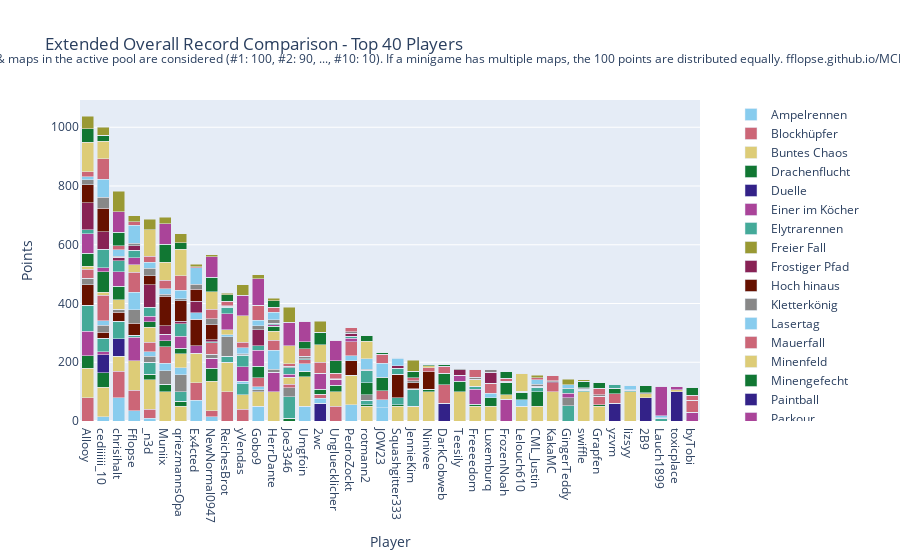

Notebook source saved alongside this figure:
### Code cell
import plotly.graph_objects as go

# Sum all columns to get the total score
outDf['Total'] = outDf.sum(axis=1)

# Sort by total score and fill N/A values with 0
outDf = outDf.sort_values(by='Total', ascending=False).fillna(0)

# Crop to top 10 players
cropDf = outDf.head(40).copy()

# Drop the 'Total' column for plotting
cropDf = cropDf.drop(columns=['Total'])

# Create a color palette
color_palette = px.colors.qualitative.Safe

# Create the stacked bar plot
fig = go.Figure()

cropDf = remove_duplicate_columns(cropDf)

for column in cropDf.columns.difference(['Player']):
    fig.add_trace(go.Bar(
        x=cropDf.index,
        y=cropDf[column],
        name=column,
        marker_color=color_palette[len(fig.data) % len(color_palette)]
    ))

# Update layout
fig.update_layout(
    barmode='stack',
    title='Extended Overall Record Comparison - Top 40 Players',
    xaxis=dict(title='Player'),
    yaxis=dict(title='Points'),
    #height=800,
    #width=1000,
    legend=dict(
        x=1.05,
        y=0.5,
        traceorder='normal',
        font=dict(size=12),
        bgcolor='rgba(255, 255, 255, 0)',
        bordercolor='rgba(0, 0, 0, 0)'
    ),
    margin=dict(r=200),  # Adjust right margin to make room for the legend
    annotations=[
        dict(
            x=0.5,
            y=1.1635,
            xref='paper',
            yref='paper',
            text='Max 100 points per minigame. Records #1 through #10 of games & maps in the active pool are considered (#1: 100, #2: 90, ..., #10: 10). If a minigame has multiple maps, the 100 points are distributed equally. fflopse.github.io/MCP-Records/data-analysis/global-ranking.ipynb',
            showarrow=False,
            font=dict(size=12),
            xanchor='center'
        )
    ]
)

fig.show()

# save the plot as an html file

fig.write_html('out/ext_overall_record_comparison.html')

### Figure 1 — Plotly figure (JSON) as saved in the notebook; plotly's stock layout.template omitted (floating-point values rounded to 4 significant figures)
{"data": [{"marker": {"color": "rgb(136, 204, 238)"}, "name": "Ampelrennen", "type": "bar", "x": ["Allooy", "cediiiiii_10", "chrisihalt", "Fflopse", "_n3d", "Muniix", "qriezmannsOpa", "Ex4cted", "NewNormal0947", "ReichesBrot", "yVendas", "Gobo9", "HerrDante", "Joe3346", "Umgfoin", "2wc", "Ungluecklicher", "PedroZockt", "rotmann2", "JOW23", "Squashgitter333", "JennieKim", "Ninivee", "DarkCobweb", "Teesily", "Freeeedom", "Luxemburq", "FrozenNoah", "Lelouch610", "CML_Justin", "KakaMC", "GingerTeddy", "swiffle", "Grapfen", "yzvm", "lizsyy", "2B9", "Lauch1899", "toxicplace", "byTobi"], "y": [0.0, 15.0, 80.0, 35.0, 10.0, 0.0, 0.0, 70.0, 15.0, 0.0, 0.0, 50.0, 0.0, 0.0, 50.0, 0.0, 0.0, 55.0, 0.0, 45.0, 0.0, 0.0, 0.0, 0.0, 0.0, 0.0, 0.0, 0.0, 0.0, 0.0, 0.0, 0.0, 0.0, 0.0, 0.0, 0.0, 0.0, 0.0, 0.0, 0.0]}, {"marker": {"color": "rgb(204, 102, 119)"}, "name": "Blockhüpfer", "type": "bar", "x": ["Allooy", "cediiiiii_10", "chrisihalt", "Fflopse", "_n3d", "Muniix", "qriezmannsOpa", "Ex4cted", "NewNormal0947", "ReichesBrot", "yVendas", "Gobo9", "HerrDante", "Joe3346", "Umgfoin", "2wc", "Ungluecklicher", "PedroZockt", "rotmann2", "JOW23", "Squashgitter333", "JennieKim", "Ninivee", "DarkCobweb", "Teesily", "Freeeedom", "Luxemburq", "FrozenNoah", "Lelouch610", "CML_Justin", "KakaMC", "GingerTeddy", "swiffle", "Grapfen", "yzvm", "lizsyy", "2B9", "Lauch1899", "toxicplace", "byTobi"], "y": [80.0, 0.0, 90.0, 70.0, 30.0, 0.0, 0.0, 60.0, 20.0, 100.0, 40.0, 0.0, 0.0, 0.0, 0.0, 0.0, 50.0, 0.0, 0.0, 0.0, 0.0, 0.0, 0.0, 0.0, 0.0, 0.0, 0.0, 0.0, 0.0, 0.0, 0.0, 0.0, 0.0, 0.0, 0.0, 0.0, 0.0, 0.0, 0.0, 0.0]}, {"marker": {"color": "rgb(221, 204, 119)"}, "name": "Buntes Chaos", "type": "bar", "x": ["Allooy", "cediiiiii_10", "chrisihalt", "Fflopse", "_n3d", "Muniix", "qriezmannsOpa", "Ex4cted", "NewNormal0947", "ReichesBrot", "yVendas", "Gobo9", "HerrDante", "Joe3346", "Umgfoin", "2wc", "Ungluecklicher", "PedroZockt", "rotmann2", "JOW23", "Squashgitter333", "JennieKim", "Ninivee", "DarkCobweb", "Teesily", "Freeeedom", "Luxemburq", "FrozenNoah", "Lelouch610", "CML_Justin", "KakaMC", "GingerTeddy", "swiffle", "Grapfen", "yzvm", "lizsyy", "2B9", "Lauch1899", "toxicplace", "byTobi"], "y": [100.0, 100.0, 50.0, 100.0, 100.0, 100.0, 50.0, 100.0, 100.0, 100.0, 50.0, 50.0, 100.0, 0.0, 100.0, 0.0, 50.0, 100.0, 50.0, 0.0, 50.0, 50.0, 100.0, 0.0, 100.0, 50.0, 50.0, 0.0, 50.0, 50.0, 100.0, 0.0, 100.0, 50.0, 0.0, 100.0, 0.0, 0.0, 0.0, 0.0]}, {"marker": {"color": "rgb(17, 119, 51)"}, "name": "Drachenflucht", "type": "bar", "x": ["Allooy", "cediiiiii_10", "chrisihalt", "Fflopse", "_n3d", "Muniix", "qriezmannsOpa", "Ex4cted", "NewNormal0947", "ReichesBrot", "yVendas", "Gobo9", "HerrDante", "Joe3346", "Umgfoin", "2wc", "Ungluecklicher", "PedroZockt", "rotmann2", "JOW23", "Squashgitter333", "JennieKim", "Ninivee", "DarkCobweb", "Teesily", "Freeeedom", "Luxemburq", "FrozenNoah", "Lelouch610", "CML_Justin", "KakaMC", "GingerTeddy", "swiffle", "Grapfen", "yzvm", "lizsyy", "2B9", "Lauch1899", "toxicplace", "byTobi"], "y": [42.5, 50.0, 0.0, 0.0, 20.0, 25.0, 17.5, 0.0, 45.0, 0.0, 0.0, 0.0, 0.0, 10.0, 20.0, 0.0, 22.5, 0.0, 5.0, 0.0, 5.0, 0.0, 7.5, 0.0, 35.0, 7.5, 30.0, 0.0, 0.0, 50.0, 0.0, 0.0, 0.0, 5.0, 0.0, 0.0, 0.0, 0.0, 0.0, 0.0]}, {"marker": {"color": "rgb(51, 34, 136)"}, "name": "Duelle", "type": "bar", "x": ["Allooy", "cediiiiii_10", "chrisihalt", "Fflopse", "_n3d", "Muniix", "qriezmannsOpa", "Ex4cted", "NewNormal0947", "ReichesBrot", "yVendas", "Gobo9", "HerrDante", "Joe3346", "Umgfoin", "2wc", "Ungluecklicher", "PedroZockt", "rotmann2", "JOW23", "Squashgitter333", "JennieKim", "Ninivee", "DarkCobweb", "Teesily", "Freeeedom", "Luxemburq", "FrozenNoah", "Lelouch610", "CML_Justin", "KakaMC", "GingerTeddy", "swiffle", "Grapfen", "yzvm", "lizsyy", "2B9", "Lauch1899", "toxicplace", "byTobi"], "y": [0.0, 60.0, 60.0, 0.0, 0.0, 0.0, 0.0, 0.0, 0.0, 0.0, 0.0, 0.0, 0.0, 0.0, 0.0, 60.0, 0.0, 0.0, 0.0, 0.0, 0.0, 0.0, 0.0, 60.0, 0.0, 0.0, 0.0, 0.0, 0.0, 0.0, 0.0, 0.0, 0.0, 0.0, 60.0, 0.0, 80.0, 0.0, 100.0, 0.0]}, {"marker": {"color": "rgb(170, 68, 153)"}, "name": "Einer im Köcher", "type": "bar", "x": ["Allooy", "cediiiiii_10", "chrisihalt", "Fflopse", "_n3d", "Muniix", "qriezmannsOpa", "Ex4cted", "NewNormal0947", "ReichesBrot", "yVendas", "Gobo9", "HerrDante", "Joe3346", "Umgfoin", "2wc", "Ungluecklicher", "PedroZockt", "rotmann2", "JOW23", "Squashgitter333", "JennieKim", "Ninivee", "DarkCobweb", "Teesily", "Freeeedom", "Luxemburq", "FrozenNoah", "Lelouch610", "CML_Justin", "KakaMC", "GingerTeddy", "swiffle", "Grapfen", "yzvm", "lizsyy", "2B9", "Lauch1899", "toxicplace", "byTobi"], "y": [83.33, 10.0, 0.0, 80.0, 0.0, 0.0, 0.0, 26.67, 33.33, 0.0, 0.0, 0.0, 66.67, 0.0, 0.0, 0.0, 20.0, 0.0, 0.0, 0.0, 0.0, 0.0, 0.0, 0.0, 20.0, 50.0, 0.0, 73.33, 0.0, 0.0, 0.0, 0.0, 0.0, 0.0, 0.0, 0.0, 0.0, 0.0, 0.0, 30.0]}, {"marker": {"color": "rgb(68, 170, 153)"}, "name": "Elytrarennen", "type": "bar", "x": ["Allooy", "cediiiiii_10", "chrisihalt", "Fflopse", "_n3d", "Muniix", "qriezmannsOpa", "Ex4cted", "NewNormal0947", "ReichesBrot", "yVendas", "Gobo9", "HerrDante", "Joe3346", "Umgfoin", "2wc", "Ungluecklicher", "PedroZockt", "rotmann2", "JOW23", "Squashgitter333", "JennieKim", "Ninivee", "DarkCobweb", "Teesily", "Freeeedom", "Luxemburq", "FrozenNoah", "Lelouch610", "CML_Justin", "KakaMC", "GingerTeddy", "swiffle", "Grapfen", "yzvm", "lizsyy", "2B9", "Lauch1899", "toxicplace", "byTobi"], "y": [87.5, 47.5, 60.0, 7.5, 40.0, 0.0, 32.5, 0.0, 0.0, 20.0, 37.5, 0.0, 0.0, 72.5, 0.0, 0.0, 0.0, 0.0, 15.0, 0.0, 25.0, 0.0, 0.0, 0.0, 0.0, 10.0, 0.0, 0.0, 0.0, 15.0, 0.0, 52.5, 5.0, 0.0, 0.0, 0.0, 0.0, 0.0, 0.0, 0.0]}, {"marker": {"color": "rgb(153, 153, 51)"}, "name": "Freier Fall", "type": "bar", "x": ["Allooy", "cediiiiii_10", "chrisihalt", "Fflopse", "_n3d", "Muniix", "qriezmannsOpa", "Ex4cted", "NewNormal0947", "ReichesBrot", "yVendas", "Gobo9", "HerrDante", "Joe3346", "Umgfoin", "2wc", "Ungluecklicher", "PedroZockt", "rotmann2", "JOW23", "Squashgitter333", "JennieKim", "Ninivee", "DarkCobweb", "Teesily", "Freeeedom", "Luxemburq", "FrozenNoah", "Lelouch610", "CML_Justin", "KakaMC", "GingerTeddy", "swiffle", "Grapfen", "yzvm", "lizsyy", "2B9", "Lauch1899", "toxicplace", "byTobi"], "y": [0.0, 0.0, 0.0, 0.0, 0.0, 0.0, 0.0, 0.0, 0.0, 0.0, 0.0, 0.0, 0.0, 0.0, 0.0, 0.0, 0.0, 0.0, 0.0, 0.0, 0.0, 0.0, 0.0, 0.0, 0.0, 0.0, 0.0, 0.0, 0.0, 0.0, 0.0, 0.0, 0.0, 0.0, 0.0, 0.0, 0.0, 0.0, 0.0, 0.0]}, {"marker": {"color": "rgb(136, 34, 85)"}, "name": "Frostiger Pfad", "type": "bar", "x": ["Allooy", "cediiiiii_10", "chrisihalt", "Fflopse", "_n3d", "Muniix", "qriezmannsOpa", "Ex4cted", "NewNormal0947", "ReichesBrot", "yVendas", "Gobo9", "HerrDante", "Joe3346", "Umgfoin", "2wc", "Ungluecklicher", "PedroZockt", "rotmann2", "JOW23", "Squashgitter333", "JennieKim", "Ninivee", "DarkCobweb", "Teesily", "Freeeedom", "Luxemburq", "FrozenNoah", "Lelouch610", "CML_Justin", "KakaMC", "GingerTeddy", "swiffle", "Grapfen", "yzvm", "lizsyy", "2B9", "Lauch1899", "toxicplace", "byTobi"], "y": [0.0, 0.0, 0.0, 0.0, 0.0, 0.0, 0.0, 0.0, 0.0, 0.0, 0.0, 0.0, 0.0, 0.0, 0.0, 0.0, 0.0, 0.0, 0.0, 0.0, 0.0, 0.0, 0.0, 0.0, 0.0, 0.0, 0.0, 0.0, 0.0, 0.0, 0.0, 0.0, 0.0, 0.0, 0.0, 0.0, 0.0, 0.0, 0.0, 0.0]}, {"marker": {"color": "rgb(102, 17, 0)"}, "name": "Hoch hinaus", "type": "bar", "x": ["Allooy", "cediiiiii_10", "chrisihalt", "Fflopse", "_n3d", "Muniix", "qriezmannsOpa", "Ex4cted", "NewNormal0947", "ReichesBrot", "yVendas", "Gobo9", "HerrDante", "Joe3346", "Umgfoin", "2wc", "Ungluecklicher", "PedroZockt", "rotmann2", "JOW23", "Squashgitter333", "JennieKim", "Ninivee", "DarkCobweb", "Teesily", "Freeeedom", "Luxemburq", "FrozenNoah", "Lelouch610", "CML_Justin", "KakaMC", "GingerTeddy", "swiffle", "Grapfen", "yzvm", "lizsyy", "2B9", "Lauch1899", "toxicplace", "byTobi"], "y": [70.0, 20.0, 30.0, 40.0, 0.0, 0.0, 0.0, 90.0, 0.0, 0.0, 0.0, 0.0, 0.0, 0.0, 0.0, 0.0, 0.0, 50.0, 0.0, 0.0, 80.0, 0.0, 60.0, 0.0, 0.0, 0.0, 0.0, 0.0, 0.0, 0.0, 0.0, 0.0, 0.0, 0.0, 0.0, 0.0, 0.0, 0.0, 0.0, 0.0]}, {"marker": {"color": "rgb(136, 136, 136)"}, "name": "Kletterkönig", "type": "bar", "x": ["Allooy", "cediiiiii_10", "chrisihalt", "Fflopse", "_n3d", "Muniix", "qriezmannsOpa", "Ex4cted", "NewNormal0947", "ReichesBrot", "yVendas", "Gobo9", "HerrDante", "Joe3346", "Umgfoin", "2wc", "Ungluecklicher", "PedroZockt", "rotmann2", "JOW23", "Squashgitter333", "JennieKim", "Ninivee", "DarkCobweb", "Teesily", "Freeeedom", "Luxemburq", "FrozenNoah", "Lelouch610", "CML_Justin", "KakaMC", "GingerTeddy", "swiffle", "Grapfen", "yzvm", "lizsyy", "2B9", "Lauch1899", "toxicplace", "byTobi"], "y": [23.33, 23.33, 10.0, 46.67, 20.0, 46.67, 56.67, 0.0, 13.33, 66.67, 0.0, 6.667, 10.0, 30.0, 0.0, 0.0, 0.0, 0.0, 20.0, 0.0, 0.0, 0.0, 0.0, 0.0, 0.0, 0.0, 0.0, 0.0, 0.0, 0.0, 0.0, 26.67, 0.0, 0.0, 0.0, 0.0, 0.0, 0.0, 0.0, 0.0]}, {"marker": {"color": "rgb(136, 204, 238)"}, "name": "Lasertag", "type": "bar", "x": ["Allooy", "cediiiiii_10", "chrisihalt", "Fflopse", "_n3d", "Muniix", "qriezmannsOpa", "Ex4cted", "NewNormal0947", "ReichesBrot", "yVendas", "Gobo9", "HerrDante", "Joe3346", "Umgfoin", "2wc", "Ungluecklicher", "PedroZockt", "rotmann2", "JOW23", "Squashgitter333", "JennieKim", "Ninivee", "DarkCobweb", "Teesily", "Freeeedom", "Luxemburq", "FrozenNoah", "Lelouch610", "CML_Justin", "KakaMC", "GingerTeddy", "swiffle", "Grapfen", "yzvm", "lizsyy", "2B9", "Lauch1899", "toxicplace", "byTobi"], "y": [0.0, 15.0, 0.0, 60.0, 15.0, 25.0, 25.0, 22.5, 0.0, 7.5, 7.5, 10.0, 65.0, 0.0, 25.0, 17.5, 0.0, 17.5, 0.0, 27.5, 0.0, 0.0, 0.0, 0.0, 0.0, 0.0, 15.0, 0.0, 22.5, 0.0, 0.0, 0.0, 0.0, 0.0, 0.0, 0.0, 0.0, 0.0, 0.0, 0.0]}, {"marker": {"color": "rgb(204, 102, 119)"}, "name": "Mauerfall", "type": "bar", "x": ["Allooy", "cediiiiii_10", "chrisihalt", "Fflopse", "_n3d", "Muniix", "qriezmannsOpa", "Ex4cted", "NewNormal0947", "ReichesBrot", "yVendas", "Gobo9", "HerrDante", "Joe3346", "Umgfoin", "2wc", "Ungluecklicher", "PedroZockt", "rotmann2", "JOW23", "Squashgitter333", "JennieKim", "Ninivee", "DarkCobweb", "Teesily", "Freeeedom", "Luxemburq", "FrozenNoah", "Lelouch610", "CML_Justin", "KakaMC", "GingerTeddy", "swiffle", "Grapfen", "yzvm", "lizsyy", "2B9", "Lauch1899", "toxicplace", "byTobi"], "y": [30.0, 86.67, 0.0, 66.67, 33.33, 56.67, 0.0, 0.0, 40.0, 0.0, 0.0, 30.0, 33.33, 13.33, 13.33, 13.33, 0.0, 46.67, 0.0, 30.0, 0.0, 0.0, 13.33, 63.33, 0.0, 0.0, 33.33, 0.0, 0.0, 0.0, 30.0, 0.0, 0.0, 30.0, 33.33, 0.0, 0.0, 0.0, 0.0, 40.0]}, {"marker": {"color": "rgb(221, 204, 119)"}, "name": "Minenfeld", "type": "bar", "x": ["Allooy", "cediiiiii_10", "chrisihalt", "Fflopse", "_n3d", "Muniix", "qriezmannsOpa", "Ex4cted", "NewNormal0947", "ReichesBrot", "yVendas", "Gobo9", "HerrDante", "Joe3346", "Umgfoin", "2wc", "Ungluecklicher", "PedroZockt", "rotmann2", "JOW23", "Squashgitter333", "JennieKim", "Ninivee", "DarkCobweb", "Teesily", "Freeeedom", "Luxemburq", "FrozenNoah", "Lelouch610", "CML_Justin", "KakaMC", "GingerTeddy", "swiffle", "Grapfen", "yzvm", "lizsyy", "2B9", "Lauch1899", "toxicplace", "byTobi"], "y": [10.0, 10.0, 33.33, 26.67, 50.0, 0.0, 46.67, 0.0, 0.0, 16.67, 0.0, 0.0, 30.0, 23.33, 0.0, 0.0, 0.0, 0.0, 0.0, 0.0, 0.0, 0.0, 6.667, 0.0, 0.0, 23.33, 0.0, 16.67, 0.0, 0.0, 0.0, 0.0, 0.0, 0.0, 0.0, 0.0, 13.33, 0.0, 6.667, 0.0]}, {"marker": {"color": "rgb(17, 119, 51)"}, "name": "Minengefecht", "type": "bar", "x": ["Allooy", "cediiiiii_10", "chrisihalt", "Fflopse", "_n3d", "Muniix", "qriezmannsOpa", "Ex4cted", "NewNormal0947", "ReichesBrot", "yVendas", "Gobo9", "HerrDante", "Joe3346", "Umgfoin", "2wc", "Ungluecklicher", "PedroZockt", "rotmann2", "JOW23", "Squashgitter333", "JennieKim", "Ninivee", "DarkCobweb", "Teesily", "Freeeedom", "Luxemburq", "FrozenNoah", "Lelouch610", "CML_Justin", "KakaMC", "GingerTeddy", "swiffle", "Grapfen", "yzvm", "lizsyy", "2B9", "Lauch1899", "toxicplace", "byTobi"], "y": [45.0, 70.0, 45.0, 0.0, 20.0, 20.0, 20.0, 0.0, 0.0, 0.0, 0.0, 40.0, 17.5, 0.0, 0.0, 17.5, 0.0, 0.0, 40.0, 45.0, 0.0, 0.0, 0.0, 37.5, 0.0, 0.0, 0.0, 42.5, 25.0, 0.0, 0.0, 0.0, 0.0, 0.0, 17.5, 0.0, 0.0, 0.0, 0.0, 0.0]}, {"marker": {"color": "rgb(51, 34, 136)"}, "name": "Paintball", "type": "bar", "x": ["Allooy", "cediiiiii_10", "chrisihalt", "Fflopse", "_n3d", "Muniix", "qriezmannsOpa", "Ex4cted", "NewNormal0947", "ReichesBrot", "yVendas", "Gobo9", "HerrDante", "Joe3346", "Umgfoin", "2wc", "Ungluecklicher", "PedroZockt", "rotmann2", "JOW23", "Squashgitter333", "JennieKim", "Ninivee", "DarkCobweb", "Teesily", "Freeeedom", "Luxemburq", "FrozenNoah", "Lelouch610", "CML_Justin", "KakaMC", "GingerTeddy", "swiffle", "Grapfen", "yzvm", "lizsyy", "2B9", "Lauch1899", "toxicplace", "byTobi"], "y": [0.0, 0.0, 0.0, 0.0, 0.0, 0.0, 0.0, 0.0, 0.0, 0.0, 0.0, 0.0, 0.0, 0.0, 0.0, 0.0, 0.0, 0.0, 0.0, 0.0, 0.0, 0.0, 0.0, 0.0, 0.0, 0.0, 0.0, 0.0, 0.0, 0.0, 0.0, 0.0, 0.0, 0.0, 0.0, 0.0, 0.0, 0.0, 0.0, 0.0]}, {"marker": {"color": "rgb(170, 68, 153)"}, "name": "Parkour", "type": "bar", "x": ["Allooy", "cediiiiii_10", "chrisihalt", "Fflopse", "_n3d", "Muniix", "qriezmannsOpa", "Ex4cted", "NewNormal0947", "ReichesBrot", "yVendas", "Gobo9", "HerrDante", "Joe3346", "Umgfoin", "2wc", "Ungluecklicher", "PedroZockt", "rotmann2", "JOW23", "Squashgitter333", "JennieKim", "Ninivee", "DarkCobweb", "Teesily", "Freeeedom", "Luxemburq", "FrozenNoah", "Lelouch610", "CML_Justin", "KakaMC", "GingerTeddy", "swiffle", "Grapfen", "yzvm", "lizsyy", "2B9", "Lauch1899", "toxicplace", "byTobi"], "y": [65.0, 15.0, 50.0, 22.5, 17.5, 22.5, 40.0, 0.0, 0.0, 55.0, 50.0, 55.0, 5.0, 10.0, 0.0, 52.5, 0.0, 12.5, 0.0, 0.0, 0.0, 0.0, 0.0, 0.0, 0.0, 0.0, 0.0, 0.0, 0.0, 0.0, 0.0, 15.0, 0.0, 0.0, 0.0, 0.0, 0.0, 0.0, 10.0, 0.0]}, {"marker": {"color": "rgb(68, 170, 153)"}, "name": "Pferderennen", "type": "bar", "x": ["Allooy", "cediiiiii_10", "chrisihalt", "Fflopse", "_n3d", "Muniix", "qriezmannsOpa", "Ex4cted", "NewNormal0947", "ReichesBrot", "yVendas", "Gobo9", "HerrDante", "Joe3346", "Umgfoin", "2wc", "Ungluecklicher", "PedroZockt", "rotmann2", "JOW23", "Squashgitter333", "JennieKim", "Ninivee", "DarkCobweb", "Teesily", "Freeeedom", "Luxemburq", "FrozenNoah", "Lelouch610", "CML_Justin", "KakaMC", "GingerTeddy", "swiffle", "Grapfen", "yzvm", "lizsyy", "2B9", "Lauch1899", "toxicplace", "byTobi"], "y": [15.0, 61.67, 36.67, 26.67, 31.67, 0.0, 43.33, 0.0, 3.333, 21.67, 38.33, 15.0, 3.333, 21.67, 3.333, 0.0, 0.0, 6.667, 41.67, 0.0, 20.0, 58.33, 0.0, 0.0, 0.0, 0.0, 0.0, 0.0, 3.333, 0.0, 0.0, 15.0, 3.333, 0.0, 13.33, 3.333, 0.0, 8.333, 0.0, 0.0]}, {"marker": {"color": "rgb(153, 153, 51)"}, "name": "Reihenfolge", "type": "bar", "x": ["Allooy", "cediiiiii_10", "chrisihalt", "Fflopse", "_n3d", "Muniix", "qriezmannsOpa", "Ex4cted", "NewNormal0947", "ReichesBrot", "yVendas", "Gobo9", "HerrDante", "Joe3346", "Umgfoin", "2wc", "Ungluecklicher", "PedroZockt", "rotmann2", "JOW23", "Squashgitter333", "JennieKim", "Ninivee", "DarkCobweb", "Teesily", "Freeeedom", "Luxemburq", "FrozenNoah", "Lelouch610", "CML_Justin", "KakaMC", "GingerTeddy", "swiffle", "Grapfen", "yzvm", "lizsyy", "2B9", "Lauch1899", "toxicplace", "byTobi"], "y": [0.0, 0.0, 0.0, 0.0, 0.0, 0.0, 0.0, 0.0, 0.0, 0.0, 0.0, 0.0, 0.0, 0.0, 0.0, 0.0, 0.0, 0.0, 0.0, 0.0, 0.0, 0.0, 0.0, 0.0, 0.0, 0.0, 0.0, 0.0, 0.0, 0.0, 0.0, 0.0, 0.0, 0.0, 0.0, 0.0, 0.0, 0.0, 0.0, 0.0]}, {"marker": {"color": "rgb(136, 34, 85)"}, "name": "Replika", "type": "bar", "x": ["Allooy", "cediiiiii_10", "chrisihalt", "Fflopse", "_n3d", "Muniix", "qriezmannsOpa", "Ex4cted", "NewNormal0947", "ReichesBrot", "yVendas", "Gobo9", "HerrDante", "Joe3346", "Umgfoin", "2wc", "Ungluecklicher", "PedroZockt", "rotmann2", "JOW23", "Squashgitter333", "JennieKim", "Ninivee", "DarkCobweb", "Teesily", "Freeeedom", "Luxemburq", "FrozenNoah", "Lelouch610", "CML_Justin", "KakaMC", "GingerTeddy", "swiffle", "Grapfen", "yzvm", "lizsyy", "2B9", "Lauch1899", "toxicplace", "byTobi"], "y": [92.2, 59.92, 11.86, 15.25, 77.03, 29.07, 8.051, 38.98, 7.034, 3.051, 1.949, 53.73, 2.797, 0.4237, 0.0, 1.949, 0.1695, 11.02, 0.5085, 0.5085, 8.39, 2.288, 0.0, 0.0, 18.81, 1.017, 38.05, 0.0, 0.7627, 3.983, 4.407, 0.2542, 1.525, 0.0, 0.0, 0.8475, 0.0, 1.441, 0.0, 0.0]}, {"marker": {"color": "rgb(102, 17, 0)"}, "name": "Runterpurzeln", "type": "bar", "x": ["Allooy", "cediiiiii_10", "chrisihalt", "Fflopse", "_n3d", "Muniix", "qriezmannsOpa", "Ex4cted", "NewNormal0947", "ReichesBrot", "yVendas", "Gobo9", "HerrDante", "Joe3346", "Umgfoin", "2wc", "Ungluecklicher", "PedroZockt", "rotmann2", "JOW23", "Squashgitter333", "JennieKim", "Ninivee", "DarkCobweb", "Teesily", "Freeeedom", "Luxemburq", "FrozenNoah", "Lelouch610", "CML_Justin", "KakaMC", "GingerTeddy", "swiffle", "Grapfen", "yzvm", "lizsyy", "2B9", "Lauch1899", "toxicplace", "byTobi"], "y": [60.0, 80.0, 0.0, 0.0, 30.0, 100.0, 70.0, 40.0, 50.0, 0.0, 0.0, 0.0, 0.0, 0.0, 0.0, 0.0, 0.0, 0.0, 0.0, 0.0, 0.0, 20.0, 0.0, 0.0, 0.0, 0.0, 0.0, 0.0, 0.0, 0.0, 0.0, 0.0, 0.0, 0.0, 0.0, 0.0, 0.0, 0.0, 0.0, 0.0]}, {"marker": {"color": "rgb(136, 136, 136)"}, "name": "Sammelwahn", "type": "bar", "x": ["Allooy", "cediiiiii_10", "chrisihalt", "Fflopse", "_n3d", "Muniix", "qriezmannsOpa", "Ex4cted", "NewNormal0947", "ReichesBrot", "yVendas", "Gobo9", "HerrDante", "Joe3346", "Umgfoin", "2wc", "Ungluecklicher", "PedroZockt", "rotmann2", "JOW23", "Squashgitter333", "JennieKim", "Ninivee", "DarkCobweb", "Teesily", "Freeeedom", "Luxemburq", "FrozenNoah", "Lelouch610", "CML_Justin", "KakaMC", "GingerTeddy", "swiffle", "Grapfen", "yzvm", "lizsyy", "2B9", "Lauch1899", "toxicplace", "byTobi"], "y": [16.98, 38.14, 4.419, 8.837, 25.35, 7.442, 6.279, 16.74, 21.16, 2.093, 4.186, 14.65, 11.4, 4.419, 8.605, 0.0, 0.9302, 4.651, 3.953, 0.4651, 0.0, 6.047, 1.395, 1.395, 6.047, 6.977, 8.837, 2.326, 0.4651, 6.744, 2.558, 1.628, 2.791, 4.419, 0.0, 2.791, 2.326, 1.163, 0.0, 1.163]}, {"marker": {"color": "rgb(136, 204, 238)"}, "name": "Schießstand", "type": "bar", "x": ["Allooy", "cediiiiii_10", "chrisihalt", "Fflopse", "_n3d", "Muniix", "qriezmannsOpa", "Ex4cted", "NewNormal0947", "ReichesBrot", "yVendas", "Gobo9", "HerrDante", "Joe3346", "Umgfoin", "2wc", "Ungluecklicher", "PedroZockt", "rotmann2", "JOW23", "Squashgitter333", "JennieKim", "Ninivee", "DarkCobweb", "Teesily", "Freeeedom", "Luxemburq", "FrozenNoah", "Lelouch610", "CML_Justin", "KakaMC", "GingerTeddy", "swiffle", "Grapfen", "yzvm", "lizsyy", "2B9", "Lauch1899", "toxicplace", "byTobi"], "y": [10.0, 60.0, 22.5, 60.0, 20.0, 17.5, 30.0, 57.5, 0.0, 0.0, 20.0, 17.5, 25.0, 0.0, 0.0, 0.0, 0.0, 0.0, 35.0, 47.5, 25.0, 0.0, 0.0, 0.0, 0.0, 0.0, 0.0, 0.0, 0.0, 15.0, 0.0, 12.5, 0.0, 0.0, 0.0, 15.0, 0.0, 7.5, 0.0, 0.0]}, {"marker": {"color": "rgb(204, 102, 119)"}, "name": "Skywars", "type": "bar", "x": ["Allooy", "cediiiiii_10", "chrisihalt", "Fflopse", "_n3d", "Muniix", "qriezmannsOpa", "Ex4cted", "NewNormal0947", "ReichesBrot", "yVendas", "Gobo9", "HerrDante", "Joe3346", "Umgfoin", "2wc", "Ungluecklicher", "PedroZockt", "rotmann2", "JOW23", "Squashgitter333", "JennieKim", "Ninivee", "DarkCobweb", "Teesily", "Freeeedom", "Luxemburq", "FrozenNoah", "Lelouch610", "CML_Justin", "KakaMC", "GingerTeddy", "swiffle", "Grapfen", "yzvm", "lizsyy", "2B9", "Lauch1899", "toxicplace", "byTobi"], "y": [18.33, 70.0, 13.33, 13.33, 21.67, 30.0, 48.33, 3.333, 31.67, 15.0, 18.33, 51.67, 16.67, 10.0, 25.0, 36.67, 18.33, 13.33, 0.0, 31.67, 3.333, 10.0, 0.0, 25.0, 0.0, 26.67, 0.0, 10.0, 0.0, 6.667, 16.67, 0.0, 0.0, 21.67, 0.0, 0.0, 0.0, 0.0, 0.0, 16.67]}, {"marker": {"color": "rgb(221, 204, 119)"}, "name": "Spleef", "type": "bar", "x": ["Allooy", "cediiiiii_10", "chrisihalt", "Fflopse", "_n3d", "Muniix", "qriezmannsOpa", "Ex4cted", "NewNormal0947", "ReichesBrot", "yVendas", "Gobo9", "HerrDante", "Joe3346", "Umgfoin", "2wc", "Ungluecklicher", "PedroZockt", "rotmann2", "JOW23", "Squashgitter333", "JennieKim", "Ninivee", "DarkCobweb", "Teesily", "Freeeedom", "Luxemburq", "FrozenNoah", "Lelouch610", "CML_Justin", "KakaMC", "GingerTeddy", "swiffle", "Grapfen", "yzvm", "lizsyy", "2B9", "Lauch1899", "toxicplace", "byTobi"], "y": [100.0, 60.0, 0.0, 0.0, 90.0, 60.0, 90.0, 0.0, 60.0, 0.0, 90.0, 0.0, 0.0, 60.0, 0.0, 60.0, 0.0, 0.0, 60.0, 0.0, 0.0, 0.0, 0.0, 0.0, 0.0, 0.0, 0.0, 0.0, 60.0, 0.0, 0.0, 0.0, 0.0, 0.0, 0.0, 0.0, 0.0, 0.0, 0.0, 0.0]}, {"marker": {"color": "rgb(17, 119, 51)"}, "name": "Survivalgames", "type": "bar", "x": ["Allooy", "cediiiiii_10", "chrisihalt", "Fflopse", "_n3d", "Muniix", "qriezmannsOpa", "Ex4cted", "NewNormal0947", "ReichesBrot", "yVendas", "Gobo9", "HerrDante", "Joe3346", "Umgfoin", "2wc", "Ungluecklicher", "PedroZockt", "rotmann2", "JOW23", "Squashgitter333", "JennieKim", "Ninivee", "DarkCobweb", "Teesily", "Freeeedom", "Luxemburq", "FrozenNoah", "Lelouch610", "CML_Justin", "KakaMC", "GingerTeddy", "swiffle", "Grapfen", "yzvm", "lizsyy", "2B9", "Lauch1899", "toxicplace", "byTobi"], "y": [45.0, 20.0, 45.0, 0.0, 0.0, 62.5, 22.5, 0.0, 50.0, 22.5, 0.0, 0.0, 22.5, 0.0, 25.0, 42.5, 42.5, 0.0, 20.0, 5.0, 0.0, 22.5, 5.0, 5.0, 0.0, 0.0, 0.0, 22.5, 0.0, 0.0, 0.0, 0.0, 22.5, 20.0, 0.0, 0.0, 25.0, 0.0, 0.0, 27.5]}, {"marker": {"color": "rgb(51, 34, 136)"}, "name": "Todeswürfel", "type": "bar", "x": ["Allooy", "cediiiiii_10", "chrisihalt", "Fflopse", "_n3d", "Muniix", "qriezmannsOpa", "Ex4cted", "NewNormal0947", "ReichesBrot", "yVendas", "Gobo9", "HerrDante", "Joe3346", "Umgfoin", "2wc", "Ungluecklicher", "PedroZockt", "rotmann2", "JOW23", "Squashgitter333", "JennieKim", "Ninivee", "DarkCobweb", "Teesily", "Freeeedom", "Luxemburq", "FrozenNoah", "Lelouch610", "CML_Justin", "KakaMC", "GingerTeddy", "swiffle", "Grapfen", "yzvm", "lizsyy", "2B9", "Lauch1899", "toxicplace", "byTobi"], "y": [0.0, 0.0, 0.0, 0.0, 0.0, 0.0, 0.0, 0.0, 0.0, 0.0, 0.0, 0.0, 0.0, 0.0, 0.0, 0.0, 0.0, 0.0, 0.0, 0.0, 0.0, 0.0, 0.0, 0.0, 0.0, 0.0, 0.0, 0.0, 0.0, 0.0, 0.0, 0.0, 0.0, 0.0, 0.0, 0.0, 0.0, 0.0, 0.0, 0.0]}, {"marker": {"color": "rgb(170, 68, 153)"}, "name": "Turmroulette", "type": "bar", "x": ["Allooy", "cediiiiii_10", "chrisihalt", "Fflopse", "_n3d", "Muniix", "qriezmannsOpa", "Ex4cted", "NewNormal0947", "ReichesBrot", "yVendas", "Gobo9", "HerrDante", "Joe3346", "Umgfoin", "2wc", "Ungluecklicher", "PedroZockt", "rotmann2", "JOW23", "Squashgitter333", "JennieKim", "Ninivee", "DarkCobweb", "Teesily", "Freeeedom", "Luxemburq", "FrozenNoah", "Lelouch610", "CML_Justin", "KakaMC", "GingerTeddy", "swiffle", "Grapfen", "yzvm", "lizsyy", "2B9", "Lauch1899", "toxicplace", "byTobi"], "y": [0.0, 0.0, 70.0, 0.0, 0.0, 70.0, 0.0, 0.0, 70.0, 0.0, 70.0, 90.0, 0.0, 80.0, 70.0, 0.0, 70.0, 0.0, 0.0, 0.0, 0.0, 0.0, 0.0, 0.0, 0.0, 0.0, 0.0, 0.0, 0.0, 0.0, 0.0, 0.0, 0.0, 0.0, 0.0, 0.0, 0.0, 100.0, 0.0, 0.0]}, {"marker": {"color": "rgb(68, 170, 153)"}, "name": "Waffenfolge", "type": "bar", "x": ["Allooy", "cediiiiii_10", "chrisihalt", "Fflopse", "_n3d", "Muniix", "qriezmannsOpa", "Ex4cted", "NewNormal0947", "ReichesBrot", "yVendas", "Gobo9", "HerrDante", "Joe3346", "Umgfoin", "2wc", "Ungluecklicher", "PedroZockt", "rotmann2", "JOW23", "Squashgitter333", "JennieKim", "Ninivee", "DarkCobweb", "Teesily", "Freeeedom", "Luxemburq", "FrozenNoah", "Lelouch610", "CML_Justin", "KakaMC", "GingerTeddy", "swiffle", "Grapfen", "yzvm", "lizsyy", "2B9", "Lauch1899", "toxicplace", "byTobi"], "y": [0.0, 0.0, 0.0, 0.0, 0.0, 0.0, 0.0, 0.0, 0.0, 0.0, 0.0, 0.0, 0.0, 0.0, 0.0, 0.0, 0.0, 0.0, 0.0, 0.0, 0.0, 0.0, 0.0, 0.0, 0.0, 0.0, 0.0, 0.0, 0.0, 0.0, 0.0, 0.0, 0.0, 0.0, 0.0, 0.0, 0.0, 0.0, 0.0, 0.0]}, {"marker": {"color": "rgb(153, 153, 51)"}, "name": "Wettrennen", "type": "bar", "x": ["Allooy", "cediiiiii_10", "chrisihalt", "Fflopse", "_n3d", "Muniix", "qriezmannsOpa", "Ex4cted", "NewNormal0947", "ReichesBrot", "yVendas", "Gobo9", "HerrDante", "Joe3346", "Umgfoin", "2wc", "Ungluecklicher", "PedroZockt", "rotmann2", "JOW23", "Squashgitter333", "JennieKim", "Ninivee", "DarkCobweb", "Teesily", "Freeeedom", "Luxemburq", "FrozenNoah", "Lelouch610", "CML_Justin", "KakaMC", "GingerTeddy", "swiffle", "Grapfen", "yzvm", "lizsyy", "2B9", "Lauch1899", "toxicplace", "byTobi"], "y": [44.0, 28.0, 70.0, 20.0, 36.0, 22.0, 30.0, 8.0, 6.0, 4.0, 36.0, 14.0, 8.0, 52.0, 0.0, 38.0, 0.0, 0.0, 0.0, 0.0, 0.0, 38.0, 0.0, 0.0, 0.0, 0.0, 0.0, 0.0, 0.0, 8.0, 0.0, 18.0, 6.0, 0.0, 0.0, 0.0, 0.0, 0.0, 0.0, 0.0]}], "layout": {"annotations": [{"font": {"size": 12}, "showarrow": false, "text": "Max 100 points per minigame. Records #1 through #10 of games & maps in the active pool are considered (#1: 100, #2: 90, ..., #10: 10). If a minigame has multiple maps, the 100 points are distributed equally. fflopse.github.io/MCP-Records/data-analysis/global-ranking.ipynb", "x": 0.5, "xanchor": "center", "xref": "paper", "y": 1.163, "yref": "paper"}], "barmode": "stack", "legend": {"bgcolor": "rgba(255, 255, 255, 0)", "bordercolor": "rgba(0, 0, 0, 0)", "font": {"size": 12}, "traceorder": "normal", "x": 1.05, "y": 0.5}, "margin": {"r": 200}, "title": {"text": "Extended Overall Record Comparison - Top 40 Players"}, "xaxis": {"title": {"text": "Player"}}, "yaxis": {"title": {"text": "Points"}}}}
